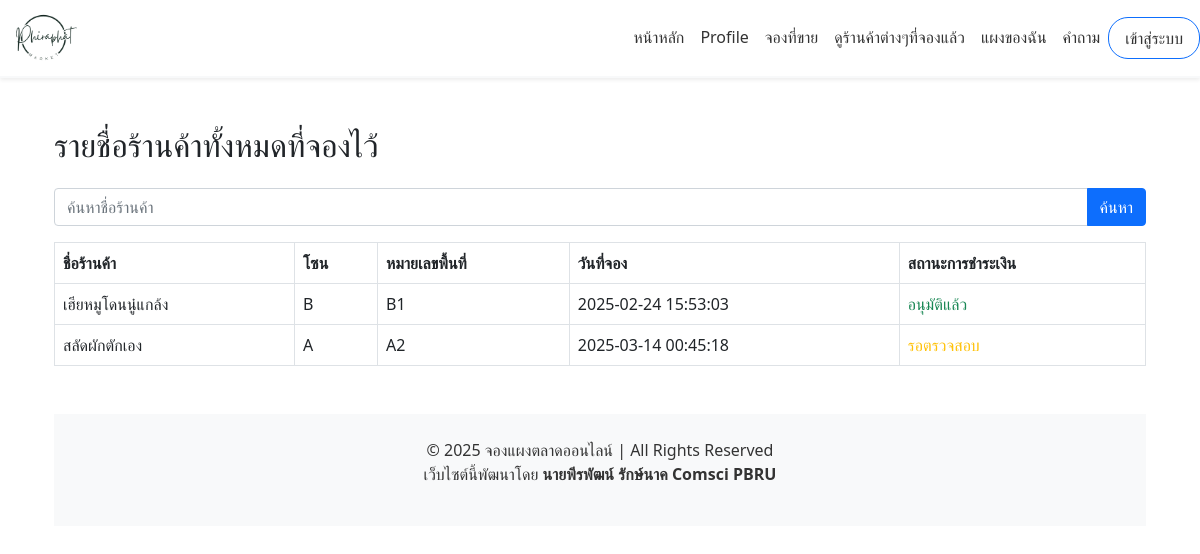
Screenshot of /show_booking.php with the database file from the repository.
### tables this page shows
CREATE TABLE `bookings` (
  `id` int(11) NOT NULL,
  `zone_number_id` int(11) DEFAULT NULL,
  `user_id` int(11) DEFAULT NULL,
  `name` varchar(255) NOT NULL,
  `shop_name` varchar(255) DEFAULT NULL,
  `phone_number` varchar(20) NOT NULL,
  `booking_date` datetime NOT NULL,
  `created_at` timestamp NOT NULL DEFAULT current_timestamp(),
  `updated_at` timestamp NOT NULL DEFAULT current_timestamp() ON UPDATE current_timestamp()
);

CREATE TABLE `zone` (
  `id` int(10) NOT NULL,
  `zone` varchar(10) NOT NULL
);

CREATE TABLE `zone_number` (
  `id` int(10) NOT NULL,
  `number` varchar(20) NOT NULL,
  `zone` int(10) NOT NULL,
  `status` int(2) NOT NULL COMMENT '0=ว่าง 1=จองแล้ว',
  `price` decimal(10,2) NOT NULL DEFAULT 0.00,
  `image` varchar(255) DEFAULT NULL
);

### show_booking.php (the view, shortened to what this page needs)
<?php
include('db_connect.php');
$search = "";
$sql = "SELECT bookings.id, bookings.name, bookings.shop_name, bookings.phone_number, bookings.booking_date,
               payments.status AS payment_status,
               zone_number.number AS zone_number, zone.zone AS zone_name
        FROM bookings
        JOIN zone_number ON bookings.zone_number_id = zone_number.id
        JOIN zone ON zone_number.zone = zone.id
        LEFT JOIN payments ON bookings.id = payments.booking_id";
$result = $conn->query($sql);
?>
<!DOCTYPE html>
<html lang="th">
<head>
    <link href="https://cdn.jsdelivr.net/npm/bootstrap@5.0.2/dist/css/bootstrap.min.css" rel="stylesheet">
</head>
<body>
<?php include('navbar.php');?>
    <div class="container mt-5">
        <h2 class="mb-4">รายชื่อร้านค้าทั้งหมดที่จองไว้</h2>
        <form method="GET" action="" class="mb-3">
            <div class="input-group">
                <input type="text" name="search" class="form-control" placeholder="ค้นหาชื่อร้านค้า" value="<?php echo htmlspecialchars($search); ?>">
                <button type="submit" class="btn btn-primary">ค้นหา</button>
            </div>
        </form>
        <table class="table table-bordered">
            <thead class="thead-dark">
                <tr>
                    <th>ชื่อร้านค้า</th>
                    <th>โซน</th>
                    <th>หมายเลขพื้นที่</th>
                    <th>วันที่จอง</th>
                    <th>สถานะการชำระเงิน</th>
                </tr>
            </thead>
            <tbody>
                <?php
                if ($result->num_rows > 0) {
                    while ($row = $result->fetch_assoc()) {
                        echo "<tr>";
                        echo "<td>" . $row['shop_name'] . "</td>";
                        echo "<td>" . $row['zone_name'] . "</td>";
                        echo "<td>" . $row['zone_number'] . "</td>";
                        echo "<td>" . $row['booking_date'] . "</td>";
                        echo "<td>";
                        if ($row['payment_status'] == "approved") {
                            echo "<span class='text-success'>อนุมัติแล้ว</span>";
                        } elseif ($row['payment_status'] == "rejected") {
                            echo "<span class='text-danger'>ถูกปฏิเสธ</span>";
                        } elseif ($row['payment_status'] == "pending") {
                            echo "<span class='text-warning'>รอตรวจสอบ</span>";
                        } else {
                            echo "<span class='text-secondary'>ยังไม่ได้ชำระ</span>";
                        }
                        echo "</td>";
                        echo "</tr>";
                    }
                } else {
                    echo "<tr><td colspan='6' class='text-center'>ไม่พบข้อมูล</td></tr>";
                }
                ?>
            </tbody>
        </table>
    </div>
    <?php include('footer.php'); ?>
</body>
</html>

### rows the page displays
bookings: shop_name "เฮียหมูโดนนู๋แกล้ง", zone.zone "B", zone_number.number "B1", booking_date "2025-02-24 15:53:03", shows "อนุมัติแล้ว"
bookings: shop_name "สลัดผักตักเอง", zone.zone "A", zone_number.number "A2", booking_date "2025-03-14 00:45:18", shows "รอตรวจสอบ"
